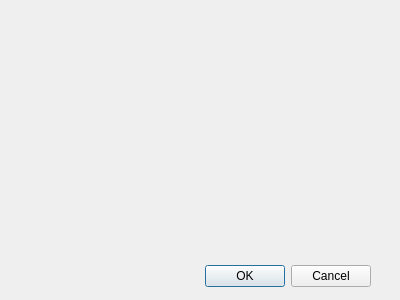
<?xml version="1.0" encoding="UTF-8"?>
<ui version="4.0">
 <class>StartForm</class>
 <widget class="QDialog" name="StartForm">
  <property name="geometry">
   <rect>
    <x>0</x>
    <y>0</y>
    <width>400</width>
    <height>300</height>
   </rect>
  </property>
  <property name="windowTitle">
   <string>Start options</string>
  </property>
  <widget class="QDialogButtonBox" name="buttonBox">
   <property name="geometry">
    <rect>
     <x>30</x>
     <y>260</y>
     <width>341</width>
     <height>32</height>
    </rect>
   </property>
   <property name="orientation">
    <enum>Qt::Horizontal</enum>
   </property>
   <property name="standardButtons">
    <set>QDialogButtonBox::Cancel|QDialogButtonBox::Ok</set>
   </property>
  </widget>
  <widget class="QWidget" name="verticalLayoutWidget">
   <property name="geometry">
    <rect>
     <x>9</x>
     <y>9</y>
     <width>381</width>
     <height>241</height>
    </rect>
   </property>
   <layout class="QVBoxLayout" name="vTopLayout">
    <item>
     <layout class="QVBoxLayout" name="vLayout"/>
    </item>
    <item>
     <spacer name="verticalSpacer">
      <property name="orientation">
       <enum>Qt::Vertical</enum>
      </property>
      <property name="sizeHint" stdset="0">
       <size>
        <width>20</width>
        <height>40</height>
       </size>
      </property>
     </spacer>
    </item>
   </layout>
  </widget>
 </widget>
 <resources/>
 <connections>
  <connection>
   <sender>buttonBox</sender>
   <signal>accepted()</signal>
   <receiver>StartForm</receiver>
   <slot>accept()</slot>
   <hints>
    <hint type="sourcelabel">
     <x>248</x>
     <y>254</y>
    </hint>
    <hint type="destinationlabel">
     <x>157</x>
     <y>274</y>
    </hint>
   </hints>
  </connection>
  <connection>
   <sender>buttonBox</sender>
   <signal>rejected()</signal>
   <receiver>StartForm</receiver>
   <slot>reject()</slot>
   <hints>
    <hint type="sourcelabel">
     <x>316</x>
     <y>260</y>
    </hint>
    <hint type="destinationlabel">
     <x>286</x>
     <y>274</y>
    </hint>
   </hints>
  </connection>
 </connections>
</ui>
